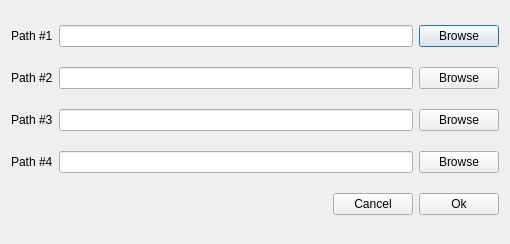
<?xml version="1.0" encoding="UTF-8"?>
<ui version="4.0">
 <class>RomDirsDialog</class>
 <widget class="QDialog" name="RomDirsDialog">
  <property name="geometry">
   <rect>
    <x>0</x>
    <y>0</y>
    <width>510</width>
    <height>244</height>
   </rect>
  </property>
  <property name="windowTitle">
   <string>Dialog</string>
  </property>
  <property name="modal">
   <bool>true</bool>
  </property>
  <layout class="QVBoxLayout" name="verticalLayout">
   <item>
    <layout class="QHBoxLayout" name="horizontalLayout">
     <item>
      <widget class="QLabel" name="label">
       <property name="text">
        <string>Path #1</string>
       </property>
      </widget>
     </item>
     <item>
      <widget class="QLineEdit" name="lePath1">
       <property name="readOnly">
        <bool>true</bool>
       </property>
      </widget>
     </item>
     <item>
      <widget class="QPushButton" name="btnEditPath1">
       <property name="text">
        <string>Browse</string>
       </property>
      </widget>
     </item>
    </layout>
   </item>
   <item>
    <layout class="QHBoxLayout" name="horizontalLayout_2">
     <item>
      <widget class="QLabel" name="label_2">
       <property name="text">
        <string>Path #2</string>
       </property>
      </widget>
     </item>
     <item>
      <widget class="QLineEdit" name="lePath2">
       <property name="readOnly">
        <bool>true</bool>
       </property>
      </widget>
     </item>
     <item>
      <widget class="QPushButton" name="btnEditPath2">
       <property name="text">
        <string>Browse</string>
       </property>
      </widget>
     </item>
    </layout>
   </item>
   <item>
    <layout class="QHBoxLayout" name="horizontalLayout_3">
     <item>
      <widget class="QLabel" name="label_3">
       <property name="text">
        <string>Path #3</string>
       </property>
      </widget>
     </item>
     <item>
      <widget class="QLineEdit" name="lePath3">
       <property name="readOnly">
        <bool>true</bool>
       </property>
      </widget>
     </item>
     <item>
      <widget class="QPushButton" name="btnEditPath3">
       <property name="text">
        <string>Browse</string>
       </property>
      </widget>
     </item>
    </layout>
   </item>
   <item>
    <layout class="QHBoxLayout" name="horizontalLayout_4">
     <item>
      <widget class="QLabel" name="label_4">
       <property name="text">
        <string>Path #4</string>
       </property>
      </widget>
     </item>
     <item>
      <widget class="QLineEdit" name="lePath4">
       <property name="readOnly">
        <bool>true</bool>
       </property>
      </widget>
     </item>
     <item>
      <widget class="QPushButton" name="btnEditPath4">
       <property name="text">
        <string>Browse</string>
       </property>
      </widget>
     </item>
    </layout>
   </item>
   <item>
    <layout class="QHBoxLayout" name="horizontalLayout_5">
     <item>
      <spacer name="horizontalSpacer">
       <property name="orientation">
        <enum>Qt::Horizontal</enum>
       </property>
       <property name="sizeHint" stdset="0">
        <size>
         <width>40</width>
         <height>20</height>
        </size>
       </property>
      </spacer>
     </item>
     <item>
      <widget class="QPushButton" name="btnCancel">
       <property name="text">
        <string>Cancel</string>
       </property>
      </widget>
     </item>
     <item>
      <widget class="QPushButton" name="btnOk">
       <property name="text">
        <string>Ok</string>
       </property>
      </widget>
     </item>
    </layout>
   </item>
  </layout>
 </widget>
 <resources/>
 <connections>
  <connection>
   <sender>btnCancel</sender>
   <signal>clicked()</signal>
   <receiver>RomDirsDialog</receiver>
   <slot>reject()</slot>
   <hints>
    <hint type="sourcelabel">
     <x>239</x>
     <y>192</y>
    </hint>
    <hint type="destinationlabel">
     <x>160</x>
     <y>198</y>
    </hint>
   </hints>
  </connection>
  <connection>
   <sender>btnOk</sender>
   <signal>clicked()</signal>
   <receiver>RomDirsDialog</receiver>
   <slot>accept()</slot>
   <hints>
    <hint type="sourcelabel">
     <x>355</x>
     <y>197</y>
    </hint>
    <hint type="destinationlabel">
     <x>316</x>
     <y>217</y>
    </hint>
   </hints>
  </connection>
 </connections>
</ui>
